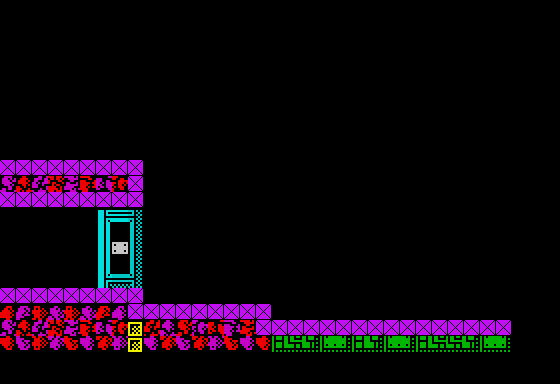

Below is a game level as drawn by its tile map, then a one-line description and the .tmx that defines it (tile-layer data replaced by summaries):
An orthogonal 35x24 tile map with 16x16 px tiles, 4 tile layers (Stars, Tile Layer 1, Tile Layer 2, Collision), 35 tilesets and 4 objects (2x incubator, vitorc, waggon).

<map version="1.0" orientation="orthogonal" width="35" height="24" tilewidth="16" tileheight="16">
 <properties>
  <property name="background_color" value="#000000" />
  <property name="nextLevel" value="L03S17" />
 </properties>
 <tileset firstgid="1" name="tiles" tilewidth="16" tileheight="16">
  <image source="../images/tiles.gif" width="240" height="512" />
 </tileset>
 <tileset firstgid="481" name="metatiles" tilewidth="16" tileheight="16">
  <image source="../images/metatiles.gif" width="128" height="16" />
  <tile id="0">
   <properties>
    <property name="type" value="solid" />
   </properties>
  </tile>
 </tileset>
 <tileset firstgid="489" name="ship" tilewidth="176" tileheight="128">
  <image source="../images/ship.gif" width="176" height="128" />
 </tileset>
 <tileset firstgid="490" name="ship_fire" tilewidth="16" tileheight="32">
  <image source="../images/ship_fire.gif" width="48" height="128" />
 </tileset>
 <tileset firstgid="502" name="light" tilewidth="16" tileheight="16">
  <image source="../images/light.gif" width="128" height="32" />
 </tileset>
 <tileset firstgid="518" name="vitorc" tilewidth="48" tileheight="64">
  <image source="../images/vitorc.gif" width="528" height="64" />
 </tileset>
 <tileset firstgid="529" name="turret" tilewidth="96" tileheight="80">
  <image source="../images/turret.gif" width="96" height="80" />
 </tileset>
 <tileset firstgid="530" name="cocoon" tilewidth="80" tileheight="128">
  <image source="../images/cocoon.gif" width="80" height="128" />
 </tileset>
 <tileset firstgid="531" name="radar" tilewidth="80" tileheight="128">
  <image source="../images/radar.gif" width="80" height="128" />
 </tileset>
 <tileset firstgid="532" name="rocket" tilewidth="64" tileheight="96">
  <image source="../images/rocket.gif" width="64" height="96" />
 </tileset>
 <tileset firstgid="533" name="grenade_pack" tilewidth="32" tileheight="32">
  <image source="../images/grenade_pack.gif" width="32" height="32" />
 </tileset>
 <tileset firstgid="534" name="teleport" tilewidth="64" tileheight="96">
  <image source="../images/teleport.gif" width="512" height="96" />
 </tileset>
 <tileset firstgid="542" name="piston" tilewidth="48" tileheight="64">
  <image source="../images/piston.gif" width="48" height="64" />
 </tileset>
 <tileset firstgid="543" name="bubble" tilewidth="32" tileheight="32">
  <image source="../images/bubble.gif" width="96" height="192" />
 </tileset>
 <tileset firstgid="561" name="rocks" tilewidth="16" tileheight="16">
  <image source="../images/rocks.gif" width="512" height="48" />
 </tileset>
 <tileset firstgid="657" name="incubator" tilewidth="64" tileheight="96">
  <image source="../images/incubator.gif" width="64" height="96" />
 </tileset>
 <tileset firstgid="658" name="ammo_pack" tilewidth="32" tileheight="32">
  <image source="../images/ammo_pack.gif" width="32" height="32" />
 </tileset>
 <tileset firstgid="659" name="double_launcher" tilewidth="64" tileheight="48">
  <image source="../images/double_launcher.gif" width="64" height="48" />
 </tileset>
 <tileset firstgid="660" name="mine" tilewidth="32" tileheight="16">
  <image source="../images/mine.gif" width="32" height="16" />
 </tileset>
 <tileset firstgid="661" name="missile_guidance" tilewidth="64" tileheight="64">
  <image source="../images/missile_guidance.gif" width="64" height="64" />
 </tileset>
 <tileset firstgid="662" name="gate" tilewidth="16" tileheight="16">
  <image source="../images/gate.gif" width="176" height="144" />
 </tileset>
 <tileset firstgid="761" name="interceptor" tilewidth="32" tileheight="32">
  <image source="../images/interceptor.gif" width="96" height="192" />
 </tileset>
 <tileset firstgid="779" name="jellyfish" tilewidth="32" tileheight="32">
  <image source="../images/jellyfish.gif" width="96" height="192" />
 </tileset>
 <tileset firstgid="797" name="egg" tilewidth="16" tileheight="16">
  <image source="../images/egg.png" width="32" height="16" />
 </tileset>
 <tileset firstgid="799" name="waggon" tilewidth="64" tileheight="80">
  <image source="../images/waggon.gif" width="64" height="80" />
 </tileset>
 <tileset firstgid="800" name="combined_launcher_top" tilewidth="80" tileheight="32">
  <image source="../images/combined_launcher_top.gif" width="80" height="32" />
 </tileset>
 <tileset firstgid="801" name="combined_launcher_bottom" tilewidth="96" tileheight="32">
  <image source="../images/combined_launcher_bottom.gif" width="96" height="32" />
 </tileset>
 <tileset firstgid="802" name="square_light" tilewidth="16" tileheight="16">
  <image source="../images/square_light.gif" width="128" height="16" />
 </tileset>
 <tileset firstgid="810" name="discharge" tilewidth="64" tileheight="32">
  <image source="../images/discharge.gif" width="320" height="256" />
 </tileset>
 <tileset firstgid="850" name="fungus" tilewidth="48" tileheight="64">
  <image source="../images/fungus.gif" width="48" height="64" />
 </tileset>
 <tileset firstgid="851" name="louse" tilewidth="32" tileheight="32">
  <image source="../images/louse.gif" width="96" height="192" />
 </tileset>
 <tileset firstgid="869" name="beam" tilewidth="16" tileheight="256">
  <image source="../images/beam.gif" width="128" height="256" />
 </tileset>
 <tileset firstgid="877" name="gate" tilewidth="176" tileheight="144">
  <image source="../images/gate.gif" width="176" height="144" />
 </tileset>
 <tileset firstgid="878" name="flasher" tilewidth="32" tileheight="32">
  <image source="../images/flasher.gif" width="64" height="192" />
 </tileset>
 <tileset firstgid="890" name="fir" tilewidth="32" tileheight="32">
  <image source="../images/fir.gif" width="32" height="192" />
 </tileset>
 <layer name="Stars" width="35" height="24">
  <data>[840 cells, 0 non-empty, 0 distinct tile ids]</data>
 </layer>
 <objectgroup name="Object Layer 3" width="35" height="24" />
 <layer name="Tile Layer 1" width="35" height="24">
  <data>[840 cells, 64 non-empty, 1 distinct tile ids]</data>
 </layer>
 <objectgroup color="#a41e0c" name="Object Layer 1" width="35" height="24">
  <object name="vitorc" gid="518" x="0" y="288" />
  <object name="waggon" gid="799" x="176" y="304" />
  <object name="incubator" gid="657" x="288" y="320" />
  <object name="incubator" gid="657" x="432" y="320" />
 </objectgroup>
 <objectgroup name="Object Layer 2" width="35" height="24" />
 <layer name="Tile Layer 2" width="35" height="24">
  <data>[840 cells, 132 non-empty, 79 distinct tile ids]</data>
 </layer>
 <objectgroup name="Object Layer 4" width="35" height="24" />
 <layer name="Collision" width="35" height="24">
  <data>[840 cells, 53 non-empty, 1 distinct tile ids]</data>
 </layer>
</map>
